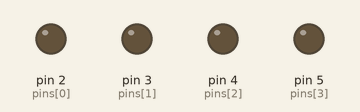
Recording of a sketch running on a simulated Arduino Uno, built with avr-gcc and run on an emulated ATmega328P. On the bench: output pins drawn as LEDs (lit = HIGH).

Above: at 0.26 s.
At 39.94 s:
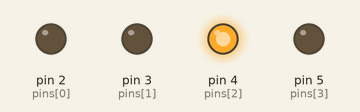
Timing chart, 0 to 40.0 s (numbered marks = the images above):
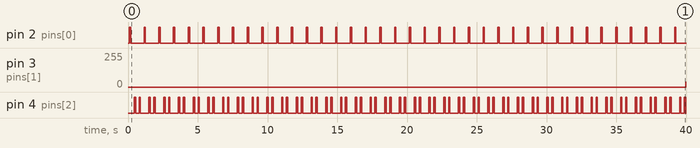

Measured:
- by itself, pin 2 (pins[0]): alternates HIGH for 0.10 s and LOW for 0.96 s
- by itself, pin 3 (pins[1]): 0/255 → 36/255 at 40.0 s
- by itself, pin 4 (pins[2]): repeats every 1.1 s: LOW 0.26 s, HIGH 0.10 s, LOW 0.61 s, HIGH 0.10 s

The sketch:

Simple_4_LED_Larson_Scanner.ino
```cpp
#define PIN_COUNT 4

#define UPDATE_DURATION 28 // set the speed

int pins[PIN_COUNT] = {2, 3, 4, 5}; // set the pins

int states[PIN_COUNT];
int current_pin = 0;
int dir = 1;
int update_count = 0;

void setup() {
  for ( int i = 0; i < PIN_COUNT; i++ ) {
    pinMode(pins[i], OUTPUT);
    states[i] = 0;
  }
}

void updatePins() {
  for ( int i = 0; i < PIN_COUNT; i++ ) {
    analogWrite(pins[i], states[i]);
  }
  delay(6);
}

void decay() {
  for ( int i = 0; i < PIN_COUNT; i++ ) {
    // states[i] = (3*states[i]/4);
    states[i] = (6*states[i]/8);
  }
}

void loop() {
  decay();
  states[current_pin] = 255 * update_count / UPDATE_DURATION;
  updatePins();

  update_count++;
  if ( update_count > UPDATE_DURATION ) {
    update_count = 0;
    current_pin += dir;
    if ( current_pin == 0 ) {
      dir = 1;
    }
    else if ( current_pin == (PIN_COUNT-1) ) {
      dir = -1;
    }
  }
}
```
